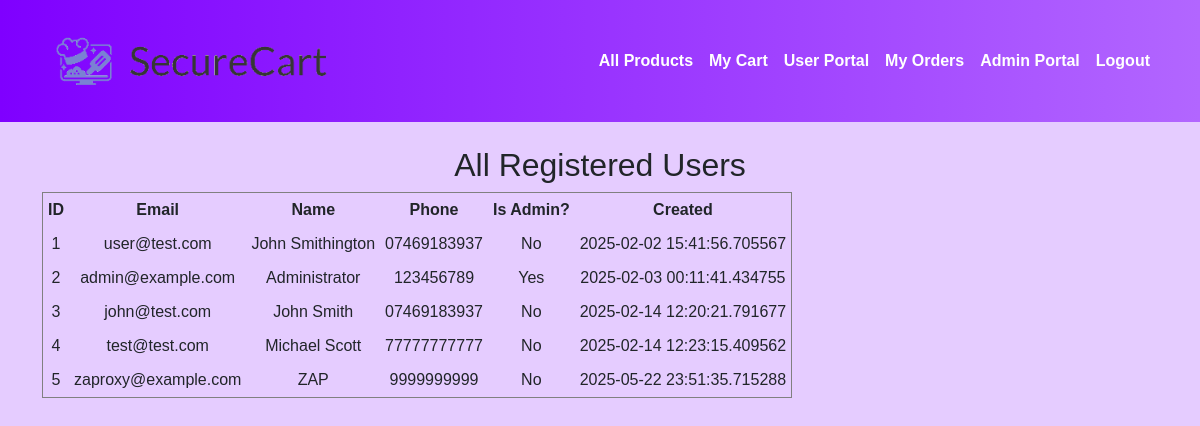
The app's page /admin/users (signed in) with its own data.
### app/models.py (models this page shows, shortened)
class User(db.Model, UserMixin):
    __tablename__ = "users"
    id = db.Column(db.Integer, primary_key=True)
    name = db.Column(db.String(100), nullable=False)
    age = db.Column(db.Integer, nullable=False)
    email = db.Column(db.String(120), unique=True, nullable=False)
    phone = db.Column(db.String(20), nullable=False)
    address = db.Column(db.String(200), nullable=False)
    payment_details = db.Column(db.String(200), nullable=True)
    password = db.Column(db.String(128), nullable=False)
    is_admin = db.Column(db.Boolean, default=False)
    date_created = db.Column(db.DateTime, default=datetime.utcnow)

### app/admin.py (the view)
@admin_bp.route("/users")
@login_required
@admin_required
def admin_users():
    users = User.query.all()
    return render_template("admin_users.html", users=users)

### app/admin.py (called while the page is built)
def admin_required(f): #decorator is current user admin, like the default login required type
    from functools import wraps
    @wraps(f)
    def decorated_function(*args, **kwargs):
        if not current_user.is_authenticated or not current_user.is_admin:
            abort(403)  # Forbidden
        return f(*args, **kwargs)
    return decorated_function

### app/models.py (called while the page is built)
@login_manager.user_loader
def load_user(user_id):
    return User.query.get(int(user_id))

### app/templates/admin_users.html
{% extends "base.html" %}
{% block content %}
<h2>All Registered Users</h2>
{% if users %}
<table border="1" cellpadding="5">
  <tr>
    <th>ID</th>
    <th>Email</th>
    <th>Name</th>
    <th>Phone</th>
    <th>Is Admin?</th>
    <th>Created</th>
  </tr>
  {% for u in users %}
  <tr>
    <td>{{ u.id }}</td>
    <td>{{ u.email }}</td>
    <td>{{ u.name }}</td>
    <td>{{ u.phone }}</td>
    <td>{{ 'Yes' if u.is_admin else 'No' }}</td>
    <td>{{ u.date_created }}</td>
  </tr>
  {% endfor %}
</table>
{% else %}
<p>No users found.</p>
{% endif %}
{% endblock %}

### app/templates/base.html (style rules this page uses)
body, html { font-family: Verdana, Geneva, sans-serif; background-color: #E5CCFF; margin: 0; padding: 0; }

### records on screen
User: id "1", email "user@test.com", name "John Smithington", phone "07469183937", is_admin "No", date_created "2025-02-02 15:41:56.705567"
User: id "2", email "admin@example.com", name "Administrator", phone "123456789", is_admin "Yes", date_created "2025-02-03 00:11:41.434755"
User: id "3", email "john@test.com", name "John Smith", phone "07469183937", is_admin "No", date_created "2025-02-14 12:20:21.791677"
User: id "4", email "test@test.com", name "Michael Scott", phone "77777777777", is_admin "No", date_created "2025-02-14 12:23:15.409562"
User: id "5", email "zaproxy@example.com", name "ZAP", phone "9999999999", is_admin "No", date_created "2025-05-22 23:51:35.715288"
